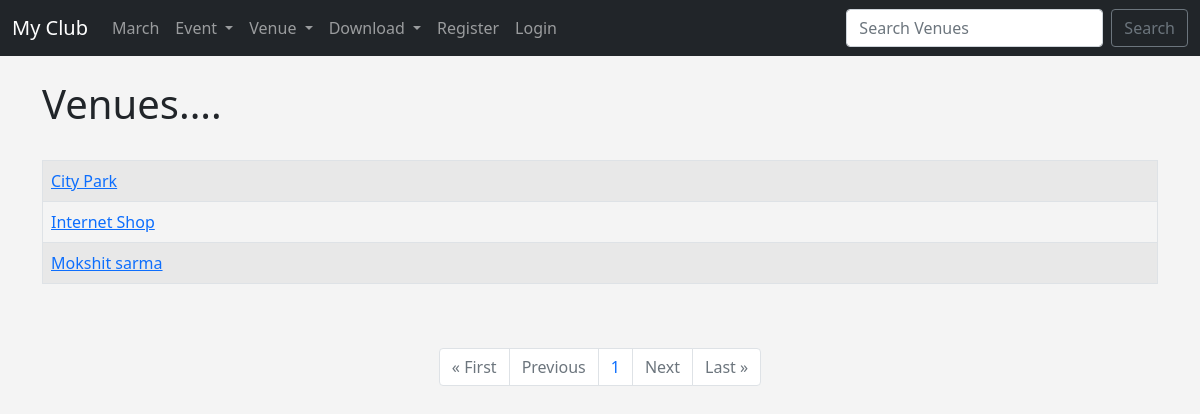
Screenshot of /query_venue with the database file from the repository.
### events/models.py (models this page shows)
class Venue(models.Model):
	name = models.CharField('Venue Name', max_length=50)
	address = models.CharField(max_length=120)
	zip_code = models.CharField(max_length=10)
	phone = models.CharField('Contact', max_length=20)
	web = models.URLField('Website Address',blank=True)
	email_address = models.EmailField('Email Address', blank=True)
	def __str__(self):
		return self.name

### events/views.py (the view)
# urls.py: path('query_venue', views.query_venue, name='query_venue'),
def query_venue(request):
	venue_list = Venue.objects.all()
	p = Paginator(Venue.objects.all(), 10)
	page = request.GET.get('page')
	venues = p.get_page(page)
	nums = 'a' * venues.paginator.num_pages
	return render(request,'events/venue.html',
		{'venue_list':venue_list,
		'venues':venues,
		'nums':nums}
	)

### events/templates/events/venue.html (shortened to what this page needs)
{% extends 'events/base.html' %}
{% block content %}
	<h1> Venues....</h1><br>
<table class="table table-striped table-hover table-bordered">
	{% for venue in venues %}
	<tr>
		<td><a href="{% url 'show-venue' venue.id %}">{{ venue }}</a>
		</td>
	</tr>
	{% endfor %}
</table>
<br><br>
<nav aria-label="Page navigation example">
  <ul class="pagination justify-content-center">
{% if venues.has_previous %}
	<li class="page-item"><a href="?page=1" class="page-link">&laquo First</a></li>
	<li class="page-item"><a href="?page={{ venues.previous_page_number }}" class="page-link">Previous</a></li>
{% else %}
	<li class="page-item disabled"><a href="#" class="page-link">&laquo First</a></li>
	<li class="page-item disabled"><a href="#" class="page-link">Previous</a></li>
{% endif %}
{% for i in nums %}
	<li class="page-item"><a href="?page={{ forloop.counter }}" class="page-link">{{ forloop.counter }}</a></li>
{% endfor %}
{% if venues.has_next %}
	<li class="page-item"><a href="?page={{ venues.next_page_number }}" class="page-link">Next</a></li>
	<li class="page-item"><a href="?page={{ venues.paginator.num_pages }}" class="page-link">Last &raquo</a></li>
{% else %}
	<li class="page-item disabled"><a href="#" class="page-link">Next</a></li>
	<li class="page-item disabled"><a href="#" class="page-link">Last &raquo</a></li>
{% endif %}
	</ul>
</nav>
{% endblock %}

### events/templates/events/base.html (style rules this page uses)
body { background: #f4f4f4; }

### rows the page displays
Venue: name "City Park"
Venue: name "Internet Shop"
Venue: name "Mokshit sarma"
